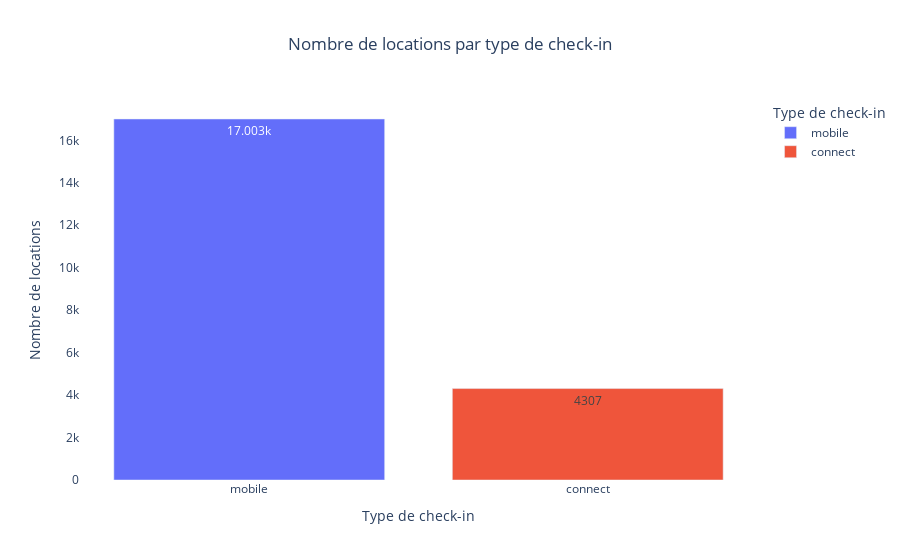
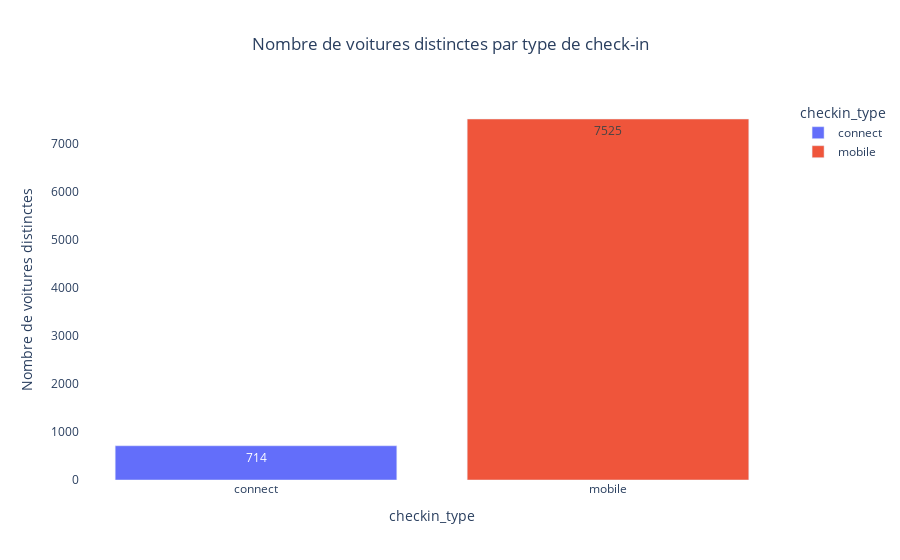

Here is the notebook cell these charts were saved with, in order:
### Code cell
checkin_counts = (
    df["checkin_type"]
    .value_counts()
    .rename_axis("Type de check-in")
    .reset_index(name="Nombre de locations")
)

display(checkin_counts)

fig1 = px.bar(
    checkin_counts,
    x="Type de check-in",
    y="Nombre de locations",
    text_auto=True,
    color="Type de check-in",
    title="Nombre de locations par type de check-in"
)

fig1.update_layout(title_x=0.5, plot_bgcolor="white")

fig1.show()

# Number of distinct cars by check-in type
car_counts = (
    df.groupby("checkin_type")["car_id"]
    .nunique()
    .reset_index(name="Nombre de voitures distinctes")
)

display(car_counts)

fig2 = px.bar(
    car_counts,
    x="checkin_type",
    y="Nombre de voitures distinctes",
    text_auto=True,
    color="checkin_type",
    title="Nombre de voitures distinctes par type de check-in"
)

fig2.update_layout(title_x=0.5, plot_bgcolor="white")

fig2.show()

### Figure 1 — Plotly figure (JSON) as saved in the notebook; plotly's stock layout.template omitted (floating-point values rounded to 4 significant figures)
{"data": [{"hovertemplate": "Type de check-in=%{x}<br>Nombre de locations=%{y}<extra></extra>", "legendgroup": "mobile", "marker": {"color": "#636efa", "pattern": {"shape": ""}}, "name": "mobile", "orientation": "v", "showlegend": true, "textposition": "auto", "texttemplate": "%{y}", "type": "bar", "x": ["mobile"], "xaxis": "x", "y": [17003], "yaxis": "y"}, {"hovertemplate": "Type de check-in=%{x}<br>Nombre de locations=%{y}<extra></extra>", "legendgroup": "connect", "marker": {"color": "#EF553B", "pattern": {"shape": ""}}, "name": "connect", "orientation": "v", "showlegend": true, "textposition": "auto", "texttemplate": "%{y}", "type": "bar", "x": ["connect"], "xaxis": "x", "y": [4307], "yaxis": "y"}], "layout": {"barmode": "relative", "legend": {"title": {"text": "Type de check-in"}, "tracegroupgap": 0}, "plot_bgcolor": "white", "title": {"text": "Nombre de locations par type de check-in", "x": 0.5}, "xaxis": {"anchor": "y", "categoryarray": ["mobile", "connect"], "categoryorder": "array", "domain": [0, 1], "title": {"text": "Type de check-in"}}, "yaxis": {"anchor": "x", "domain": [0, 1], "title": {"text": "Nombre de locations"}}}}

### Figure 2 — Plotly figure (JSON) as saved in the notebook; plotly's stock layout.template omitted (floating-point values rounded to 4 significant figures)
{"data": [{"hovertemplate": "checkin_type=%{x}<br>Nombre de voitures distinctes=%{y}<extra></extra>", "legendgroup": "connect", "marker": {"color": "#636efa", "pattern": {"shape": ""}}, "name": "connect", "orientation": "v", "showlegend": true, "textposition": "auto", "texttemplate": "%{y}", "type": "bar", "x": ["connect"], "xaxis": "x", "y": [714], "yaxis": "y"}, {"hovertemplate": "checkin_type=%{x}<br>Nombre de voitures distinctes=%{y}<extra></extra>", "legendgroup": "mobile", "marker": {"color": "#EF553B", "pattern": {"shape": ""}}, "name": "mobile", "orientation": "v", "showlegend": true, "textposition": "auto", "texttemplate": "%{y}", "type": "bar", "x": ["mobile"], "xaxis": "x", "y": [7525], "yaxis": "y"}], "layout": {"barmode": "relative", "legend": {"title": {"text": "checkin_type"}, "tracegroupgap": 0}, "plot_bgcolor": "white", "title": {"text": "Nombre de voitures distinctes par type de check-in", "x": 0.5}, "xaxis": {"anchor": "y", "categoryarray": ["connect", "mobile"], "categoryorder": "array", "domain": [0, 1], "title": {"text": "checkin_type"}}, "yaxis": {"anchor": "x", "domain": [0, 1], "title": {"text": "Nombre de voitures distinctes"}}}}
